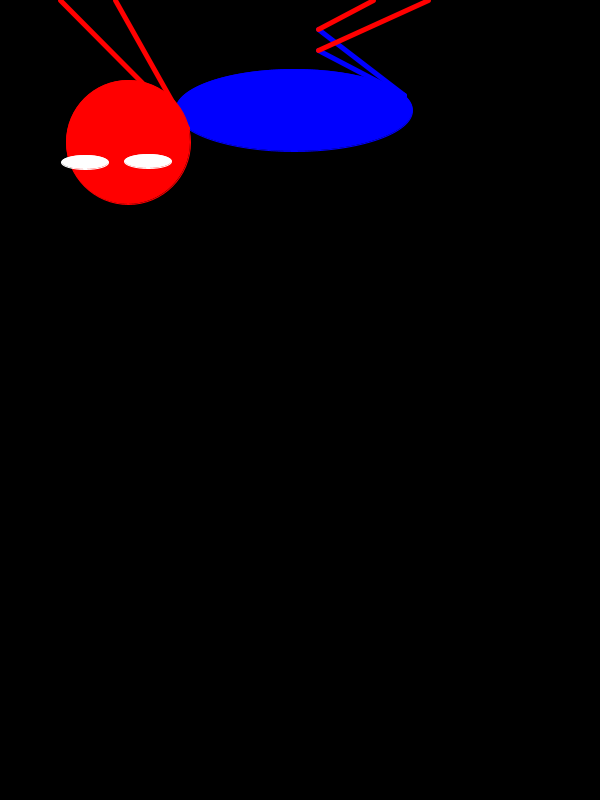
Frame 1 (no input)
Frame 60 (the mouse pressed at the canvas centre just before this capture): identical to frame 1, image omitted
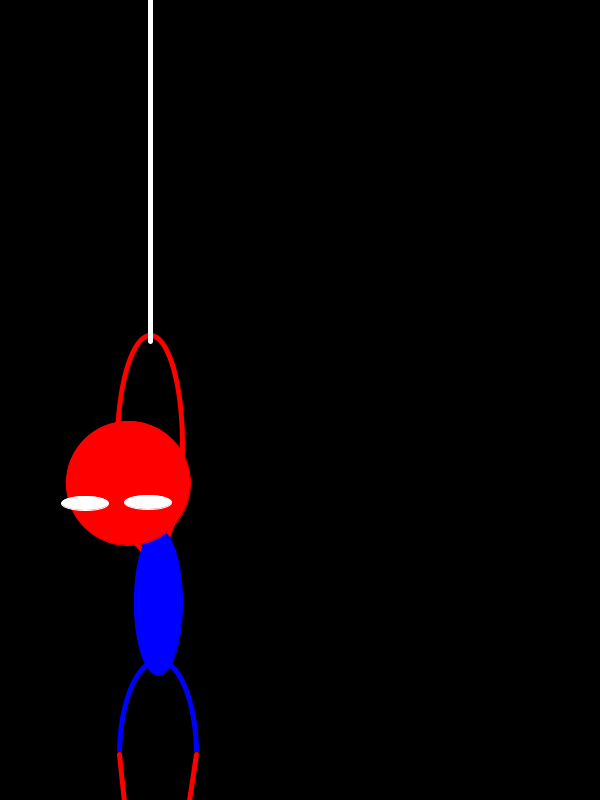
Frame 120 (the mouse held since frame 60 and released just before this capture)

The Processing sketch that drew these frames (run headless with seeded random() and noise(); from frame 60 on, the mouse is pressed at the canvas centre):

// Processing sketch: processing_72782
// ── processing_72782.pde

/* 
 Spiderman - intro to programming Assignment 2
 by August Sanghyun Park
 Sep. 30. 2012
 
 there is the spiderman sticking on the ceiling, upside down. Using android device's
 accelometer, once it sense acceleration downward larger than certain amount, spiderman falls down
 according to the acceleration. and then he goes up along a spider thread to the ceiling  back.
 */

// setup variables
  // accelometer threshold
// setup() 
  //display setup
// draw()
  // sense accelerometer
  // if acc < threshold && acc < acc_old then y of spiderman == map(acc -> yOfSpiderman) 
  // else yOfSpiderman--
  // if yOfSpiderman <0 then yOfSpiderman = 0
  // if yOfSpiderman == 0 then draw SpidermanOnTheCeiling()
  // if yOfSpiderman >0 then draw SpidermanInTheAir(yOfSpiderman)
  // acc_old == acc 
// SpidermanOnTheCeiling()
  // just draw
// SpidermanInTheAir(yOfSpiderman)
  // draw spiderman, but all the y values are increased by "y of spiderman"

float yOfSpiderman=0;

int thin = 1;    // strokeWeight
int thick  = 5;


void setup(){
  size(600,800);
  smooth();
  
}

void draw(){
  background(0);
 
 //  draw spiderman according to his y position
 if (yOfSpiderman <= 0) {
   if (mousePressed){
   yOfSpiderman = mouseY;
   }
   drawSpidermanOnTheCeiling();
 }
 else if (yOfSpiderman > 0) {
   yOfSpiderman--;
   drawSpidermanInTheAir();
 }
}

void drawSpidermanOnTheCeiling(){
  //ellipse(displayWidth/2, 0,30,30);
  
  fill (0,0,255);  // blue
  stroke (0,0,255);
  strokeWeight(thin);
  ellipse(294,110,237,82);  //trunk
  strokeWeight(thick);
  line(404,95,318,29);    // upper leg
  line(404,95,318,50);
  
  fill(255,0,0);  //red
  stroke(255,0,0);
  strokeWeight(thin);
  ellipse(128,142,124,124); //face
  strokeWeight(thick);
  line(60,0,187,128);      //arms
  line(115,0,187,128);
  line(318,29,373,0);    //lower leg
  line(318,50,428,0);
  
  fill(255);    // white
  stroke(255);
  strokeWeight(thin);
  ellipse(85,162,47,14);    // eyes
  ellipse(148,161,47,14);
}

void drawSpidermanInTheAir(){
  if (yOfSpiderman >= 800) yOfSpiderman= 800;
  //ellipse(displayWidth/2, yOfSpiderman,30,30);
  
  fill(255,0,0);  //red
  stroke(255,0,0);
  strokeWeight(thin);
  strokeWeight(thick);
  noFill();
  //arc(150,103+yOfSpiderman,65,218,4.9,4.5); // arm
  ellipse(150,103+yOfSpiderman,65,218); // arm
  
  fill (0,0,255);  // blue
  stroke (0,0,255);
  strokeWeight(thin);
  ellipse(158,261+yOfSpiderman,48,146);  //trunk
  strokeWeight(thick);
  noFill();
  ellipse(158,413+yOfSpiderman,77,187);    // upper leg
  fill(0);
  stroke(0);
  rect(100,413+yOfSpiderman, 100,100);
  
  
  fill(255,0,0);  //red
  stroke(255,0,0);
  strokeWeight(thin);
  ellipse(128,142+yOfSpiderman,124,124); //face
  noFill();
  strokeWeight(thick);
  line(119,413+yOfSpiderman,128,499+yOfSpiderman);  //lower leg
  line(196,413+yOfSpiderman, 183,499+yOfSpiderman);
  line(128,499+yOfSpiderman,114,522+yOfSpiderman);  //foot
  line(183,499+yOfSpiderman, 203,516+yOfSpiderman);
  
  fill(255);    // white
  stroke(255);
  strokeWeight(thin);
  ellipse(85,162+yOfSpiderman,47,14);    // eyes
  ellipse(148,161+yOfSpiderman,47,14);
  strokeWeight(thick);
  line (150,0,150,yOfSpiderman);
}
